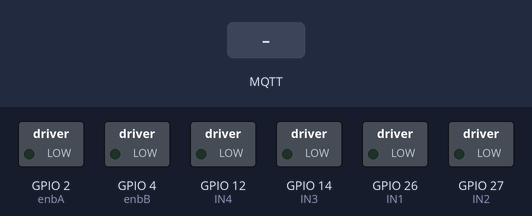
This sketch was run on a simulated ESP32. Parts: switched loads named in the sketch (green lamp = pin HIGH). The test bench sets the inputs (shaded band). WiFi joins after 1.5 s; servers stay silent unless stated; no MQTT or app messages arrive unless stated; what the sketch prints to the serial monitor is not drawn.

Above: at 2.9 s.
3.0 s: MQTT message "gesture1" arrives on the first subscribed topic
At 4.2 s:
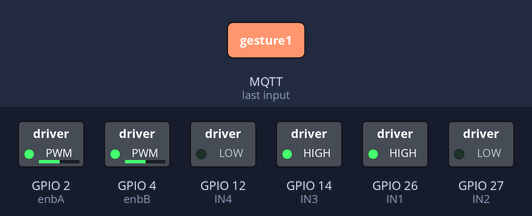
4.5 s: MQTT message "RndNoise" arrives on the first subscribed topic
At 5.4 s:
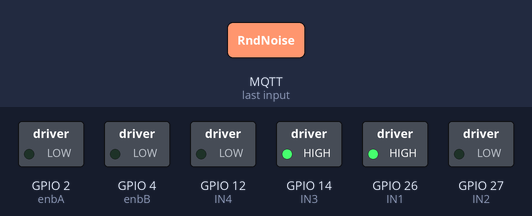
6.0 s: MQTT message "gesture2" arrives on the first subscribed topic
At 6.6 s:
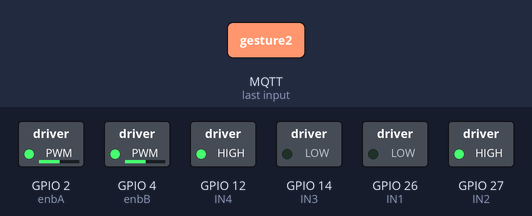
7.5 s: MQTT message "gesture3" arrives on the first subscribed topic
At 8.7 s:
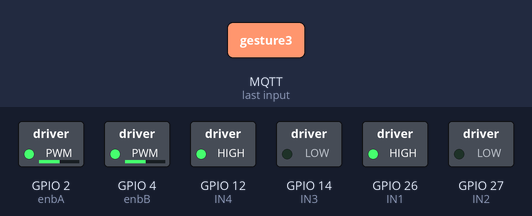
9.0 s: MQTT message "gesture4" arrives on the first subscribed topic
At 10.0 s:
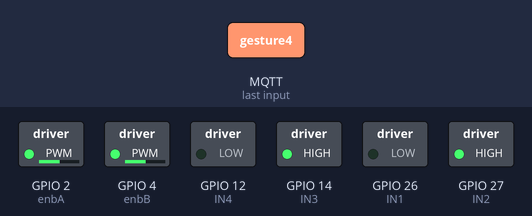
10.5 s: MQTT message "RndNoise" arrives on the first subscribed topic
At 11.2 s:
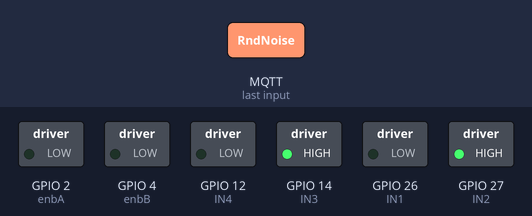
Timing chart, 0 to 13.0 s (numbered marks = the images above; inputs shaded):
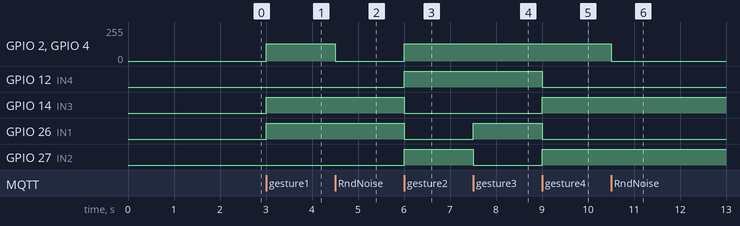

The sketch:

Receiver.ino
```cpp
#include <WiFi.h>
#include <PubSubClient.h>
const int enbA = 2;
const int enbB = 4;
const int IN1 = 26;    //Right Motor  (-)
const int IN2 = 27;    //Right Motor (+)
const int IN3 = 14;    //Left Motor  (+)
const int IN4 = 12;    //Right Motor (-)

int RightSpd = 130;
int LeftSpd = 130;

int incomingByte = 0;

/* WiFi */
const char* ssid = "....";        // WiFi name
const char* password = "....";    // WiFi password

/* NETPIE */
const char* mqtt_client = "....";     // Client id
const char* mqtt_username = "....";   // Token
const char* mqtt_password = "....";   // Secret

WiFiClient espClient;
const char* mqtt_server = "broker.netpie.io";
const int mqtt_port = 1883;
PubSubClient client(espClient);
char msg[100];

String byteToString(byte* payload, unsigned int length_payload){ char buffer_payload[length_payload+1] = {0};
  memcpy(buffer_payload, (char*)payload, length_payload);
  return String(buffer_payload);
}

String charStarToString(char* payload){ // can not use this in serailization or deserailization because global/local variable problem
  String buffer=payload;
  return buffer;
}

String constCharStarToString(const char* payload){ // can not use this in serailization or deserailization because global/local variable problem
  String buffer =payload;
  return buffer;
}

void callback(char* topic, byte* payload, unsigned int length) {
  String ms=byteToString(payload, length);  //massage
  String t=charStarToString(topic);         //topic
  if(t=="@msg/gesture"){
    if (ms == "gesture1"){
      //forward
      analogWrite(enbA,  RightSpd);
      analogWrite(enbB, LeftSpd);
      digitalWrite(IN1, HIGH);
      digitalWrite(IN2, LOW);
      digitalWrite(IN3, HIGH);
      digitalWrite(IN4,  LOW);
    }
    else if (ms == "gesture2"){
      //backward
      analogWrite(enbA, RightSpd);
      analogWrite(enbB, LeftSpd);
      digitalWrite(IN1,  LOW);
      digitalWrite(IN2, HIGH);
      digitalWrite(IN3, LOW);
      digitalWrite(IN4,  HIGH);
    }
    else if (ms == "gesture3"){
      //left
      analogWrite(enbA,  RightSpd);
      analogWrite(enbB, LeftSpd);
      digitalWrite(IN1, HIGH);
      digitalWrite(IN2, LOW);
      digitalWrite(IN3, LOW);
      digitalWrite(IN4,  HIGH);
    }
    else if (ms == "gesture4"){
      //right
      analogWrite(enbA,  RightSpd);
      analogWrite(enbB, LeftSpd);
      digitalWrite(IN1, LOW);
      digitalWrite(IN2, HIGH);
      digitalWrite(IN3, HIGH);
      digitalWrite(IN4,  LOW);
    }
    else if (ms == "RndNoise"){
      //stop
      analogWrite(enbA, 0);
      analogWrite(enbB,  0);
    }
    Serial.println(ms);
  }
}

void setup(){
  Serial.begin(115200);
  // setup WiFi
  WiFi.begin(ssid, password);
  while (WiFi.status() != WL_CONNECTED)
  {
    delay(500);
    Serial.print(".");
  }
  delay(100);
  Serial.println();
  Serial.println("WiFi connected");
  // setup netpie
  client.setServer(mqtt_server, mqtt_port);
  client.setCallback(callback);
  client.connect(mqtt_client, mqtt_username, mqtt_password);
  client.subscribe("@msg/gesture"); //sub auth
  delay(100);

  pinMode(enbA, OUTPUT);
  pinMode(enbB, OUTPUT);
  pinMode(IN1, OUTPUT);
  pinMode(IN2, OUTPUT);
  pinMode(IN3, OUTPUT);
  pinMode(IN4, OUTPUT);

}

void loop(){
  if(client.connected()) {
    client.loop();
  }
  else {
    if(WiFi.status() == WL_CONNECTED) {
      client.disconnect();
      client.connect(mqtt_client, mqtt_username, mqtt_password);
      client.subscribe("@msg/gesture");
      //Serial.println("reconnected to Netpie again");
      delay(100);
    }
    else {
      WiFi.disconnect();
      WiFi.begin(ssid, password);
      //Serial.println("reconnected to WiFi again");
      delay(100);
    }
  }
}
```

Measured:
- after the input at 3.0 s, GPIO 2 (enbA), GPIO 4 (enbB): 0/255 → 130/255 at once; GPIO 14 (IN3), GPIO 26 (IN1): LOW → HIGH at once
- after the input at 4.5 s, GPIO 2 (enbA), GPIO 4 (enbB): 130/255 → 0/255 at once
- after the input at 6.0 s, GPIO 2 (enbA), GPIO 4 (enbB): 0/255 → 130/255 at once; GPIO 12 (IN4), GPIO 27 (IN2): LOW → HIGH at once; GPIO 14 (IN3), GPIO 26 (IN1): HIGH → LOW at once
- after the input at 7.5 s, GPIO 26 (IN1): LOW → HIGH at once; GPIO 27 (IN2): HIGH → LOW at once
- after the input at 9.0 s, GPIO 12 (IN4), GPIO 26 (IN1): HIGH → LOW at once; GPIO 14 (IN3), GPIO 27 (IN2): LOW → HIGH at once
- after the input at 10.5 s, GPIO 2 (enbA), GPIO 4 (enbB): 130/255 → 0/255 at once
